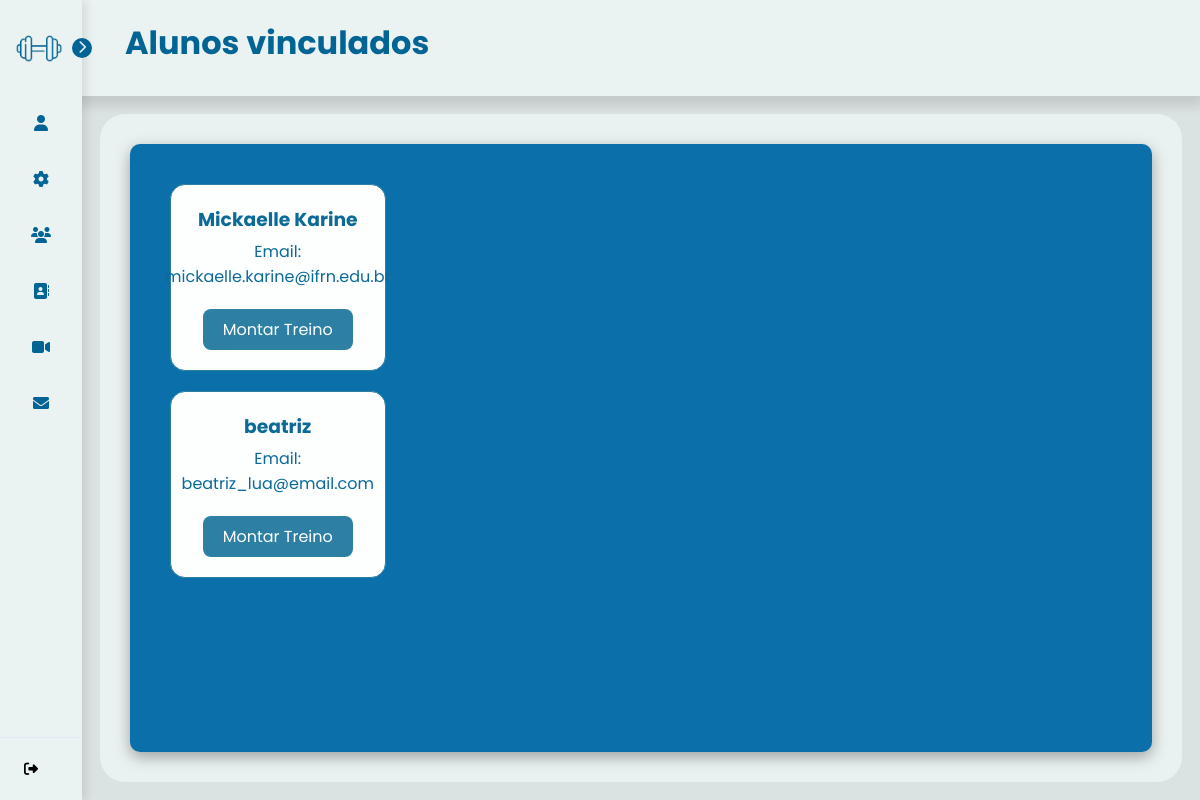
Page /seus_alunos (signed in) on the earlier database version.
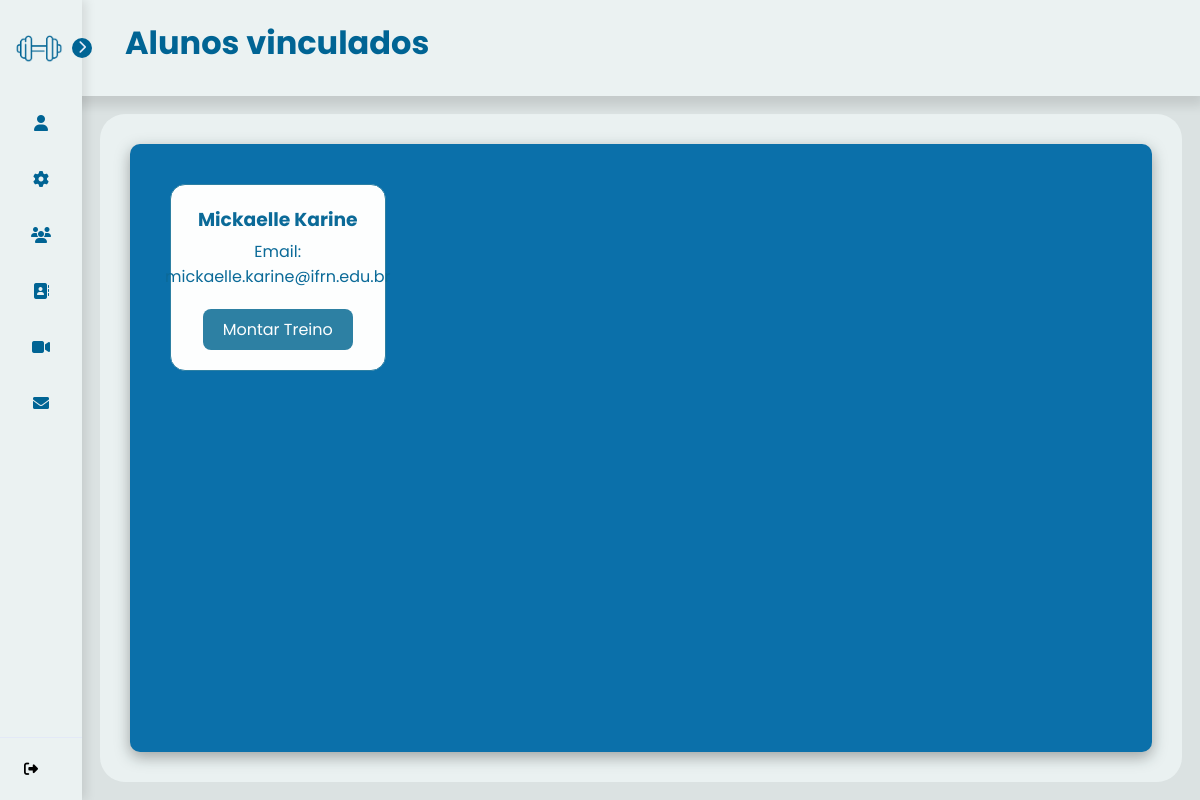
Same page on the later database version.
### tables this page shows
CREATE TABLE users (
    use_id INTEGER PRIMARY KEY AUTOINCREMENT,
    use_nome TEXT NOT NULL,
    use_senha TEXT NOT NULL,
    use_email TEXT NOT NULL,
    use_telefone TEXT NOT NULL,
    use_data_nascimento DATE NOT NULL,
    use_genero TEXT NOT NULL,
    use_tipo_usuario TEXT NOT NULL,
    use_dias_treino INT,
    use_horario_treino TIME,
    use_dias_trabalho INT ,
    use_horario_trabalho TIME,
    use_idade INT,
    use_peso FLOAT,
    use_altura FLOAT,
    use_imagem BLOB,
    use_foco_treino VARCHAR(90), /*foco do treino que o aluno quer desenvolver*/
    use_tipo_treino VARCHAR(90), /*tipo do treino que o personal gosta de ensinar*/
    use_contador INTEGER DEFAULT 0
);

### controllers/ProfileController.py (the view)
@profile_bp.route('/seus_alunos', methods=['GET', 'POST'])
@login_required
def seus_alunos():
    conn = obter_conexao()
    alunos = conn.execute('''
        SELECT u.use_id, u.use_nome, u.use_email
        FROM aluno_personal ap
        JOIN users u ON ap.aluno_id = u.use_id
        WHERE ap.personal_id = ?
    ''', (current_user.id,)).fetchall()
    conn.close()
    return render_template('alunos_vinculados.html', alunos=alunos)

### app.py (called while the page is built)
@login_manager.user_loader
def load_user(user_id):
    return User.get(user_id)

### models/__init__.py (called while the page is built)
def obter_conexao():
    conn = sqlite3.connect('database.db')
    conn.row_factory = sqlite3.Row
    return conn

### templates/alunos_vinculados.html (shortened to what this page needs)
{% extends "base_personal.html" %}
{% block titlePage %} Alunos vinculados {% endblock %}
{% block content %}
<div class="profile-page">
    <div class="profile-container2">
        {% if alunos %}
            <div class="profile-info2">
                {% for aluno in alunos %}
                    <div class="info2-items">
                        <h3 style="color: #006494;">{{ aluno.use_nome }}</h3>
                        <p style="color: #006494;">Email: {{ aluno.use_email }}</p>
                        <a href="{{ url_for('profile.montar_treino', aluno_id=aluno.use_id) }}" class="btn-treino">Montar Treino</a>
                    </div>
                {% endfor %}
            </div>
        {% else %}
            <div class="nenhum-personal">
                <p>Nenhum aluno vinculado.</p>
            </div>
        {% endif %}
    </div>
</div>
{% endblock %}

Differences in the rows shown:
no longer on this page (row edited): users: use_nome "beatriz", use_email "beatriz_lua@email.com"
